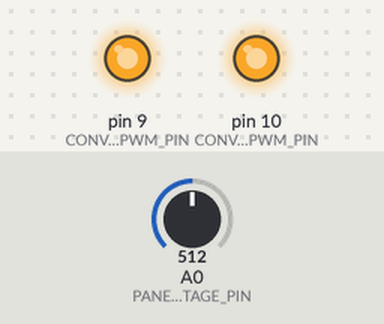
This sketch was run on a simulated Arduino Uno, built with avr-gcc and run on an emulated ATmega328P. Shown: output pins drawn as LEDs (lit = HIGH). Inputs (shaded band) come from the test bench; at power-on: A0 (PANEL_VOLTAGE_PIN) = 512.

Above: at 0.3 s.
Timing chart, 0 to 1.8 s (numbered marks = the images above):
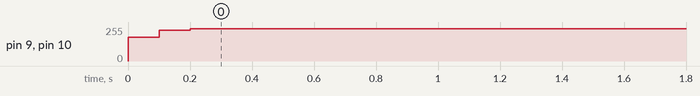

Measured:
- by itself, pin 9 (CONVERTER1_PWM_PIN), pin 10 (CONVERTER2_PWM_PIN): 0/255 → 178/255 at 0.00 s, → 229/255 0.10 s later, → 242/255 0.10 s later

The sketch:

infer6.ino
```cpp
#include <avr/eeprom.h>

class SolarPanelOptimizer {
private:
    // Pin Definitions
    const int PANEL_VOLTAGE_PIN = A0;      // Analog input for panel voltage
    const int CONVERTER1_OUTPUT_PIN = A1;  // Analog input for first converter output
    const int CONVERTER2_OUTPUT_PIN = A2;  // Analog input for second converter output
    const int CONVERTER1_PWM_PIN = 9;      // PWM pin for first converter
    const int CONVERTER2_PWM_PIN = 10;     // PWM pin for second converter

    // Conversion Parameters
    const float TARGET_VOLTAGE_RATIO = 0.80;  // Target voltage maintenance
    const float MAX_DUTY_CYCLE = 0.95;        // Maximum PWM duty cycle
    const float MIN_DUTY_CYCLE = 0.05;        // Minimum PWM duty cycle

    // Inference Parameters
    float panelOpenCircuitVoltage;
    float temperatureCoefficient;
    float irradianceLevel;

    // Converter Priority and State
    struct ConverterState {
        float currentDutyCycle;
        float outputVoltage;
        int priority;
        bool isActive;
    };

    ConverterState converters[2] = {
        {0.5, 0.0, 1, true},  // Converter 1: Higher priority
        {0.5, 0.0, 2, true}   // Converter 2: Lower priority
    };

    // Calibration Storage in EEPROM
    const int EEPROM_CALIBRATION_ADDRESS = 0;

    // Inference Calculation Methods
    float calculatePanelCurrent() {
        // Sophisticated current inference algorithm
        float panelVoltage = readPanelVoltage();
        float opencircuitCorrection = panelOpenCircuitVoltage *
            (1 - pow(panelVoltage / panelOpenCircuitVoltage, 2));

        // Temperature and irradiance compensation
        float temperatureCompensation = 1 + (temperatureCoefficient * (readTemperature() - 25));
        float irradianceCompensation = irradianceLevel / 1000.0;  // Normalized irradiance

        return opencircuitCorrection * temperatureCompensation * irradianceCompensation;
    }

    float readPanelVoltage() {
        return analogRead(PANEL_VOLTAGE_PIN) * (5.0 / 1023.0);
    }

    float readTemperature() {
        // Placeholder for temperature sensor reading
        // In real implementation, use appropriate temperature sensor
        return 25.0;  // Default to 25°C
    }

    void calibrateSystem() {
        // Store calibration parameters in EEPROM
        eeprom_write_float((float*)EEPROM_CALIBRATION_ADDRESS, panelOpenCircuitVoltage);
        eeprom_write_float((float*)EEPROM_CALIBRATION_ADDRESS + sizeof(float), temperatureCoefficient);
    }

    void loadCalibration() {
        panelOpenCircuitVoltage = eeprom_read_float((float*)EEPROM_CALIBRATION_ADDRESS);
        temperatureCoefficient = eeprom_read_float((float*)EEPROM_CALIBRATION_ADDRESS + sizeof(float));
    }

    void adjustConverterDutyCycle(int converterIndex) {
        ConverterState& converter = converters[converterIndex];
        float panelVoltage = readPanelVoltage();
        float targetVoltage = panelVoltage * TARGET_VOLTAGE_RATIO;

        // PID-like adaptive adjustment
        float error = targetVoltage - converter.outputVoltage;
        float adjustment = error * 0.1;  // Proportional gain

        converter.currentDutyCycle = constrain(
            converter.currentDutyCycle + adjustment,
            MIN_DUTY_CYCLE,
            MAX_DUTY_CYCLE
        );

        // Apply PWM based on converter index
        analogWrite(
            converterIndex == 0 ? CONVERTER1_PWM_PIN : CONVERTER2_PWM_PIN,
            converter.currentDutyCycle * 255
        );
    }

    void priorityBasedConversionControl() {
        // Priority-based converter management
        for (int i = 0; i < 2; i++) {
            if (converters[i].isActive) {
                adjustConverterDutyCycle(i);
            }
        }
    }

public:
    SolarPanelOptimizer() {
        // Default initialization values
        panelOpenCircuitVoltage = 18.0;  // Example value
        temperatureCoefficient = -0.004; // Example temperature coefficient
        irradianceLevel = 1000.0;        // Standard test condition
    }

    void initialize() {
        // Pin mode setup
        pinMode(PANEL_VOLTAGE_PIN, INPUT);
        pinMode(CONVERTER1_OUTPUT_PIN, INPUT);
        pinMode(CONVERTER2_OUTPUT_PIN, INPUT);
        pinMode(CONVERTER1_PWM_PIN, OUTPUT);
        pinMode(CONVERTER2_PWM_PIN, OUTPUT);

        // Load previous calibration
        loadCalibration();
    }

    void run() {
        float panelCurrent = calculatePanelCurrent();
        priorityBasedConversionControl();

        // Optional: Add logging or external communication
        // serialReportStatus(panelCurrent);
    }

    void performSystemCalibration(float openCircuitVoltage, float tempCoeff, float irradiance) {
        panelOpenCircuitVoltage = openCircuitVoltage;
        temperatureCoefficient = tempCoeff;
        irradianceLevel = irradiance;
        calibrateSystem();
    }
};

SolarPanelOptimizer solarOptimizer;

void setup() {
    Serial.begin(9600);
    solarOptimizer.initialize();
}

void loop() {
    solarOptimizer.run();
    delay(100);  // Sampling interval
}
```
